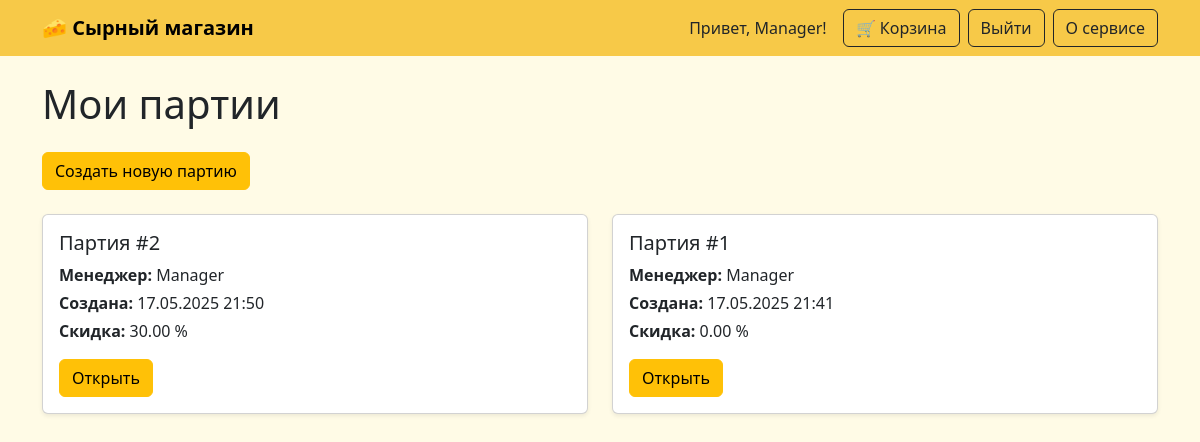
Screenshot of /batches/ (signed in) with the database file from the repository.
### catalog/models.py (models this page shows, shortened)
class User(AbstractUser):
    ROLE_CHOICES = [
        ("admin", "Администратор"),
        ("product_manager", "Товаровед"),
        ("sales_manager",
         "Менеджер по продажам"),
        ("guest", "Гость"),
    ]
    role = models.CharField(max_length=20,
                            choices=ROLE_CHOICES, default="guest")

class Batch(models.Model):
    manager = models.ForeignKey(
        settings.AUTH_USER_MODEL, on_delete=models.CASCADE,
        related_name="batches"
    )
    created_at = models.DateTimeField(auto_now_add=True)
    @property
    def total_base_price(self):
        return sum(item.cheese.price *
                   item.quantity for item in self.items.all())
    @property
    def total_price_before_batch_discount(self):
        return sum(item.total_price for item in self.items.all())
    @property
    def total_discount_percent(self):
        base = self.total_base_price
        if base == 0:
            return 0
        discount = (base - self.total_price_before_batch_discount) / base * 100
        return round(discount, 2)

class BatchItem(models.Model):
    batch = models.ForeignKey(Batch, on_delete=models.CASCADE,
                              related_name="items")
    cheese = models.ForeignKey(Cheese, on_delete=models.CASCADE)
    quantity = models.PositiveIntegerField()
    @property
    def unit_price(self):
        qty = self.quantity
        c = self.cheese
        if (
            c.min_qty_big_opt
            and qty >= c.min_qty_big_opt
            and c.price_big_opt is not None
        ):
            return c.price_big_opt
        if (
            c.min_qty_small_opt
            and qty >= c.min_qty_small_opt
            and c.price_small_opt is not None
        ):
            return c.price_small_opt
        return c.price
    @property
    def total_price(self):
        return self.unit_price * self.quantity

class Cheese(models.Model):
    name = models.CharField(max_length=100)
    price = models.DecimalField(max_digits=8,
                                decimal_places=2)  # цена за единицу
    price_small_opt = models.DecimalField(
        max_digits=8,
        decimal_places=2,
        null=True,
        blank=True,
        verbose_name="Цена мелкий опт",
    )
    min_qty_small_opt = models.PositiveIntegerField(
        null=True, blank=True,
        verbose_name="Минимальное количество для мелкого опта"
    )
    price_big_opt = models.DecimalField(
        max_digits=8,
        decimal_places=2,
        null=True,
        blank=True,
        verbose_name="Цена крупный опт",
    )
    min_qty_big_opt = models.PositiveIntegerField(
        null=True, blank=True,
        verbose_name="Минимальное количество для крупного опта"
    )
    weight = models.DecimalField(max_digits=6, decimal_places=2)
    cheese_type = models.ForeignKey(CheeseType, on_delete=models.CASCADE)
    in_stock = models.BooleanField(default=True)
    production_date = models.DateField()

### catalog/views.py (the view)
# urls.py: path("batches/", views.batch_list, name="batch_list"),
@login_required
def batch_list(request):
    batches = (Batch.objects.filter(manager=request.user).
               order_by("-created_at"))
    return render(request, "catalog/batch_list.html",
                  {"batches": batches})

### catalog/templates/catalog/batch_list.html (shortened to what this page needs)
{% extends 'catalog/base.html' %}
{% block content %}
  <h1 class="mb-4">Мои партии</h1>
  <a href="{% url 'batch_create' %}" class="btn btn-warning mb-4">Создать новую партию</a>
  {% if batches %}
    <div class="row row-cols-1 row-cols-md-2 g-4">
      {% for batch in batches %}
        <div class="col">
          <div class="card shadow-sm h-100">
            <div class="card-body d-flex flex-column justify-content-between">
              <div>
                <h5 class="card-title">Партия #{{ batch.id }}</h5>
                <p class="card-text mb-1"><strong>Менеджер:</strong> {{ batch.manager.username }}</p>
                <p class="card-text mb-1"><strong>Создана:</strong> {{ batch.created_at|date:"d.m.Y H:i" }}</p>
                <p class="card-text"><strong>Скидка:</strong> {{ batch.total_discount_percent }} %</p>
              </div>
              <a href="{% url 'batch_detail' batch.id %}" class="btn btn-warning mt-3 align-self-start">Открыть</a>
            </div>
          </div>
        </div>
      {% endfor %}
    </div>
  {% else %}
    <p>Партии не найдены.</p>
  {% endif %}
{% endblock %}

### catalog/templates/catalog/base.html (shortened to what this page needs)
<!DOCTYPE html>
<html lang="ru">
<head>
  <link href="https://cdn.jsdelivr.net/npm/bootstrap@5.3.3/dist/css/bootstrap.min.css" rel="stylesheet">
</head>
<body>
  <nav class="navbar navbar-expand-lg navbar-cheese mb-4">
  <div class="container">
    <a class="navbar-brand fw-bold" href="{% url 'cheese_list' %}">🧀 Сырный магазин</a>
    <div class="d-flex align-items-center">
      {% if user.is_authenticated %}
        <span class="me-3">Привет, {{ user.username }}!</span>
        {% if user.role == 'admin' or user.role == 'sales_manager' %}
          <a class="btn btn-outline-dark me-2" href="{% url 'batch_list' %}">🛒 Корзина</a>
        {% endif %}
        <form method="post" action="{% url 'logout' %}" class="d-inline">
          <button type="submit" class="btn btn-outline-dark me-2">Выйти</button>
        </form>
      {% else %}
        <a class="btn btn-outline-dark me-2" href="{% url 'login' %}">Войти</a>
      {% endif %}
      <a class="btn btn-outline-dark" href="{% url 'about' %}">О сервисе</a>
    </div>
  </div>
</nav>
  <div class="container">
    {% block content %}{% endblock %}
  </div>
</body>
</html>

### catalog/templates/catalog/base.html (style rules this page uses)
body { background-color: #fffbe6; }
.navbar-cheese { background-color: #f7c948; }

### rows the page displays
User: username "Manager"
Batch: id "2", manager.username "Manager", created_at "17.05.2025 21:50", total_discount_percent "30.00"
Batch: id "1", manager.username "Manager", created_at "17.05.2025 21:41", total_discount_percent "0.00"
